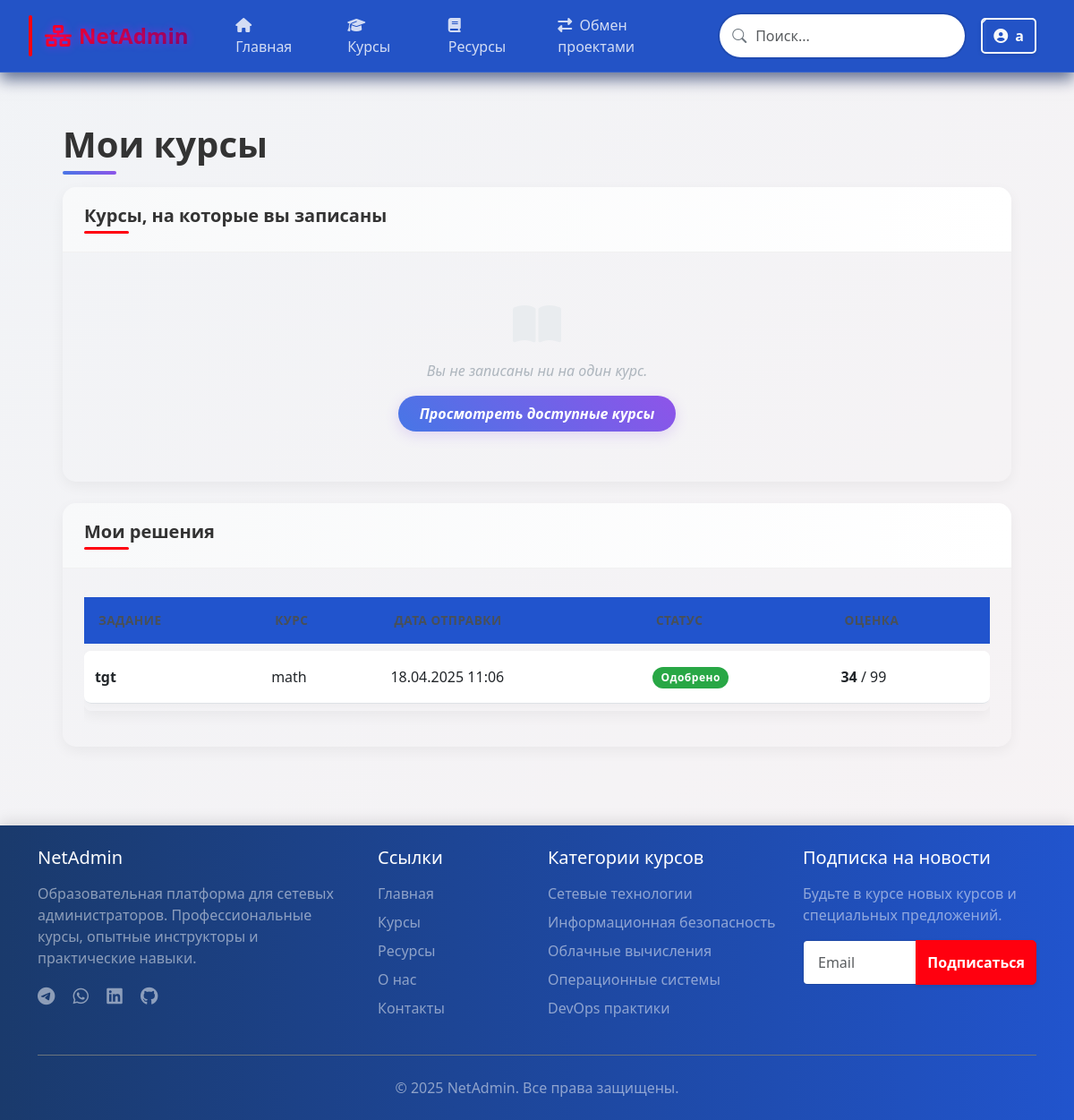
/student/dashboard/ (signed in), run on the app's committed database.
### network_edu/models.py (models this page shows, shortened)
class Submission(models.Model):
    STATUS_CHOICES = (
        ('pending', 'На проверке'),
        ('approved', 'Одобрено'),
        ('rejected', 'Отклонено'),
    )
    assignment = models.ForeignKey(Assignment, on_delete=models.CASCADE, related_name='submissions')
    student = models.ForeignKey(User, on_delete=models.CASCADE, related_name='submissions')
    content = RichTextUploadingField()
    file = models.FileField(upload_to='submissions/', blank=True, null=True)
    submitted_at = models.DateTimeField(auto_now_add=True)
    status = models.CharField(max_length=10, choices=STATUS_CHOICES, default='pending')
    feedback = models.TextField(blank=True)
    score = models.PositiveIntegerField(blank=True, null=True)

class Assignment(models.Model):
    lesson = models.ForeignKey(Lesson, on_delete=models.CASCADE, related_name='assignments')
    title = models.CharField(max_length=200)
    description = RichTextUploadingField()
    due_date = models.DateTimeField(blank=True, null=True)
    points = models.PositiveIntegerField(default=100)

class Lesson(models.Model):
    module = models.ForeignKey(Module, on_delete=models.CASCADE, related_name='lessons')
    title = models.CharField(max_length=200)
    content = RichTextUploadingField()
    order = models.PositiveIntegerField(default=0)
    created_at = models.DateTimeField(auto_now_add=True)
    updated_at = models.DateTimeField(auto_now=True)
    class Meta:
        ordering = ['order']

class Module(models.Model):
    course = models.ForeignKey(Course, on_delete=models.CASCADE, related_name='modules')
    title = models.CharField(max_length=200)
    description = BleachField(max_length=500, blank=True)
    order = models.PositiveIntegerField(default=0)
    class Meta:
        ordering = ['order']

class Course(models.Model):
    title = models.CharField(max_length=200)
    description = BleachField(max_length=1000)
    instructor = models.ForeignKey(User, on_delete=models.CASCADE, related_name='courses')
    created_at = models.DateTimeField(auto_now_add=True)
    updated_at = models.DateTimeField(auto_now=True)
    image = models.ImageField(upload_to='course_images/', blank=True, null=True)
    is_active = models.BooleanField(default=True)
    category = models.ForeignKey(Category, on_delete=models.SET_NULL, null=True, blank=True)

### network_edu/views.py (the view, shortened to what this page needs)
# urls.py: path('student/dashboard/', views.student_dashboard, name='student_dashboard'),
@login_required
def student_dashboard(request):
    enrollments = Enrollment.objects.filter(student=request.user, is_active=True)
    submissions = Submission.objects.filter(student=request.user).order_by('-submitted_at')
    courses_progress = []
    certificates = Certificate.objects.filter(student=request.user)
    notifications = Notification.objects.filter(user=request.user, is_read=False)[:5]
    return render(request, 'network_edu/student_dashboard.html', {
        'enrollments': enrollments,
        'submissions': submissions,
        'courses_progress': courses_progress,
        'certificates': certificates,
        'notifications': notifications
    })

### templates/network_edu/student_dashboard.html (shortened to what this page needs)
{% extends 'base.html' %}
{% load static %}
{% block content %}
<div class="container courses-container">
    <h1 class="page-title">Мои курсы</h1>
    <div class="section-card mb-4">
        <div class="section-header">
            <h5 class="section-title">Курсы, на которые вы записаны</h5>
        </div>
        <div class="card-body p-4">
            {% if enrollments %}
                <div class="row">
                    {% for enrollment in enrollments %}
                        <div class="col-md-4 mb-4">
                            <div class="card h-100 course-card">
                                {% if enrollment.course.image %}
                                    <img src="{{ enrollment.course.image.url }}" class="card-img-top" alt="{{ enrollment.course.title }}">
                                {% else %}
                                    <img src="https://via.placeholder.com/300x200?text=Course+Image" class="card-img-top" alt="{{ enrollment.course.title }}">
                                {% endif %}
                                <div class="card-body">
                                    <h5 class="card-title">{{ enrollment.course.title }}</h5>
                                    <p class="card-text">{{ enrollment.course.description|truncatechars:100 }}</p>
                                    <p class="text-muted">
                                        <small>Инструктор: <strong>{{ enrollment.course.instructor.username }}</strong></small>
                                    </p>
                                </div>
                                <div class="card-footer bg-transparent border-top-0 pb-3">
                                    <a href="{% url 'course_detail' enrollment.course.id %}" class="course-btn">Перейти к курсу</a>
                                </div>
                            </div>
                        </div>
                    {% endfor %}
                </div>
            {% else %}
                <div class="empty-text">
                    <i class="fas fa-book-open mb-3" style="font-size: 3rem; color: #e9ecef;"></i>
                    <p>Вы не записаны ни на один курс.</p>
                    <a href="{% url 'course_list' %}" class="course-btn">Просмотреть доступные курсы</a>
                </div>
            {% endif %}
        </div>
    </div>
    <div class="section-card">
        <div class="section-header">
            <h5 class="section-title">Мои решения</h5>
        </div>
        <div class="card-body p-4">
            {% if submissions %}
                <div class="table-responsive">
                    <table class="table table-custom">
                        <thead>
                            <tr>
                                <th>Задание</th>
                                <th>Курс</th>
                                <th>Дата отправки</th>
                                <th>Статус</th>
                                <th>Оценка</th>
                            </tr>
                        </thead>
                        <tbody>
                            {% for submission in submissions %}
                                <tr>
                                    <td><strong>{{ submission.assignment.title }}</strong></td>
                                    <td>{{ submission.assignment.lesson.module.course.title }}</td>
                                    <td>{{ submission.submitted_at|date:"d.m.Y H:i" }}</td>
                                    <td>
                                        {% if submission.status == 'pending' %}
                                            <span class="badge bg-warning">На проверке</span>
                                        {% elif submission.status == 'approved' %}
                                            <span class="badge bg-success">Одобрено</span>
                                        {% else %}
                                            <span class="badge bg-danger">Отклонено</span>
                                        {% endif %}
                                    </td>
                                    <td>
                                        {% if submission.score %}
                                            <strong>{{ submission.score }}</strong> / {{ submission.assignment.points }}
                                        {% else %}
                                            -
                                        {% endif %}
                                    </td>
                                </tr>
                            {% endfor %}
                        </tbody>
                    </table>
                </div>
            {% else %}
                <div class="empty-text">
                    <i class="fas fa-clipboard-check mb-3" style="font-size: 3rem; color: #e9ecef;"></i>
                    <p>У вас пока нет отправленных решений.</p>
                </div>
            {% endif %}
        </div>
    </div>
</div>
{% endblock %}

### templates/base.html (shortened to what this page needs)
<!DOCTYPE html>
<html lang="ru">
<head>
    <link href="https://cdn.jsdelivr.net/npm/bootstrap@5.3.0-alpha1/dist/css/bootstrap.min.css" rel="stylesheet">
    <link rel="stylesheet" href="https://cdn.jsdelivr.net/npm/bootstrap-icons@1.10.3/font/bootstrap-icons.css">
    <link rel="stylesheet" href="https://cdnjs.cloudflare.com/ajax/libs/animate.css/4.1.1/animate.min.css">
    <link rel="stylesheet" href="https://cdnjs.cloudflare.com/ajax/libs/font-awesome/6.4.0/css/all.min.css">
</head>
<body>
    <header>
        <nav class="navbar navbar-expand-lg navbar-dark">
            <div class="container">
                <a class="navbar-brand gradient-text animate__animated animate__fadeIn" href="{% url 'home' %}">
                    <i class="fas fa-network-wired me-2"></i>NetAdmin
                </a>
                <div class="collapse navbar-collapse" id="navbarNav">
                    <ul class="navbar-nav me-auto">
                        <li class="nav-item">
                            <a class="nav-link {% if request.resolver_match.url_name == 'home' %}active{% endif %}" href="{% url 'home' %}">
                                <i class="fas fa-home me-1"></i> Главная
                            </a>
                        </li>
                        <li class="nav-item">
                            <a class="nav-link {% if request.resolver_match.url_name == 'course_list' %}active{% endif %}" href="{% url 'course_list' %}">
                                <i class="fas fa-graduation-cap me-1"></i> Курсы
                            </a>
                        </li>
                        <li class="nav-item">
                            <a class="nav-link {% if request.resolver_match.url_name == 'resource_list' %}active{% endif %}" href="{% url 'resource_list' %}">
                                <i class="fas fa-book me-1"></i> Ресурсы
                            </a>
                        </li>
                        <li class="nav-item">
                            <a class="nav-link {% if request.resolver_match.url_name == 'project_list' %}active{% endif %}" href="{% url 'project_list' %}">
                                <i class="fas fa-exchange-alt me-1"></i> Обмен проектами
                            </a>
                        </li>
                    </ul>
                    <form class="search-form d-none d-lg-flex me-3">
                        <div class="position-relative">
                            <input type="search" class="form-control" placeholder="Поиск..." aria-label="Поиск">
                            <i class="bi bi-search search-icon"></i>
                        </div>
                    </form>
                    <div class="d-flex">
                        {% if user.is_authenticated %}
                            <div class="dropdown">
                                <button class="btn btn-outline-light dropdown-toggle" type="button" id="userDropdown" data-bs-toggle="dropdown" aria-expanded="false">
                                    <i class="fas fa-user-circle me-1"></i>
                                    {{ user.username }}
                                </button>
                            </div>
                        {% endif %}
                    </div>
                </div>
            </div>
        </nav>
    </header>
    <main class="py-4 page-transition">
        <div class="container">
            {% block content %}{% endblock %}
        </div>
    </main>
    <footer class="footer py-4">
        <div class="container">
            <div class="row">
                <div class="col-md-4 mb-4 mb-md-0">
                    <h5 class="text-white mb-3">NetAdmin</h5>
                    <p class="text-white-50 mb-0">Образовательная платформа для сетевых администраторов. Профессиональные курсы, опытные инструкторы и практические навыки.</p>
                    <div class="mt-3">
                        <a href="https://t.me/forigor998" class="text-white-50 me-3 fs-5"><i class="fab fa-telegram"></i></a>
                        <a href="https://wa.me/77054273029" class="text-white-50 me-3 fs-5"><i class="fab fa-whatsapp"></i></a>
                        <a href="https://www.linkedin.com/in/igor-belokurov-76475434b/" class="text-white-50 me-3 fs-5"><i class="fab fa-linkedin"></i></a>
                        <a href="https://github.com/Igor9985563" class="text-white-50 me-3 fs-5"><i class="fab fa-github"></i></a>
                    </div>
                </div>
                <div class="col-md-2 mb-4 mb-md-0">
                    <h5 class="text-white mb-3">Ссылки</h5>
                    <ul class="list-unstyled">
                        <li class="mb-2"><a href="{% url 'home' %}" class="text-white-50 text-decoration-none">Главная</a></li>
                        <li class="mb-2"><a href="{% url 'course_list' %}" class="text-white-50 text-decoration-none">Курсы</a></li>
                        <li class="mb-2"><a href="{% url 'resource_list' %}" class="text-white-50 text-decoration-none">Ресурсы</a></li>
                        <li class="mb-2"><a href="{% url 'about' %}" class="text-white-50 text-decoration-none">О нас</a></li>
                        <li><a href="{% url 'contact' %}" class="text-white-50 text-decoration-none">Контакты</a></li>
                    </ul>
                </div>
                <div class="col-md-3 mb-4 mb-md-0">
                    <h5 class="text-white mb-3">Категории курсов</h5>
                    <ul class="list-unstyled">
                        <li class="mb-2">
                            <a href="{% url 'course_list' %}?category=1" class="text-white-50 text-decoration-none">Сетевые технологии</a>
                        </li>
                        <li class="mb-2">
                            <a href="{% url 'course_list' %}?category=2" class="text-white-50 text-decoration-none">Информационная безопасность</a>
                        </li>
                        <li class="mb-2">
                            <a href="{% url 'course_list' %}?category=3" class="text-white-50 text-decoration-none">Облачные вычисления</a>
                        </li>
                        <li class="mb-2">
                            <a href="{% url 'course_list' %}?category=4" class="text-white-50 text-decoration-none">Операционные системы</a>
                        </li>
                        <li>
                            <a href="{% url 'course_list' %}?category=5" class="text-white-50 text-decoration-none">DevOps практики</a>
                        </li>
                    </ul>
                </div>
                <div class="col-md-3">
                    <h5 class="text-white mb-3">Подписка на новости</h5>
                    <p class="text-white-50">Будьте в курсе новых курсов и специальных предложений.</p>
                    <form class="mt-3">
                        <div class="input-group mb-3">
                            <input type="email" class="form-control" placeholder="Email" aria-label="Email">
                            <button class="btn btn-secondary" type="button">Подписаться</button>
                        </div>
                    </form>
                </div>
            </div>
            <div class="border-top border-secondary pt-4 mt-4 text-center text-white-50">
                <p class="mb-0">&copy; {% now "Y" %} NetAdmin. Все права защищены.</p>
            </div>
        </div>
    </footer>
</body>
</html>

### data on the page
Submission: assignment "tgt", assignment.lesson.module.course "math", submitted_at "18.04.2025 11:06", status "Одобрено", score "34", assignment.points "99"

### other printed values
{{ user.username }} "a"
